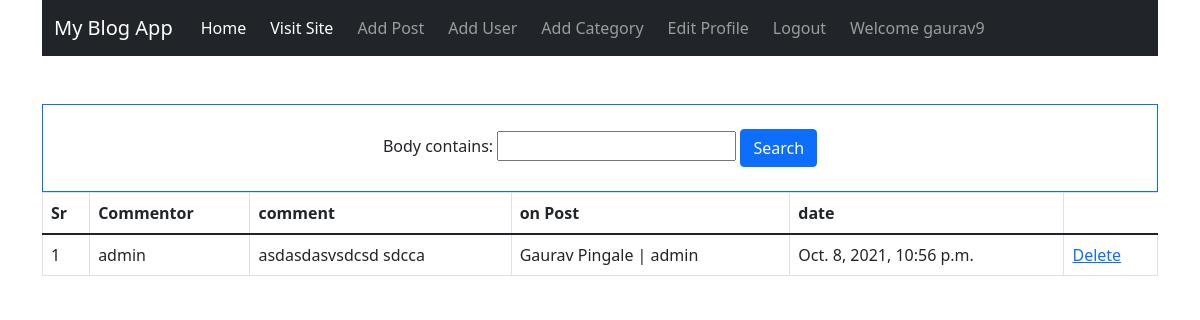
Before: /blog_admin/comments (signed in) with the older database file.
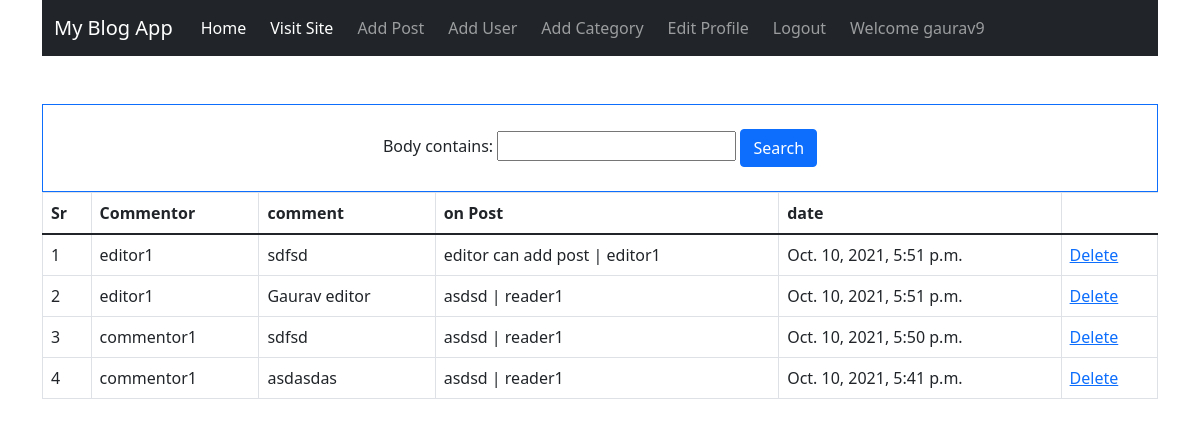
After: the same page with the newer database file.
### blogapp/models.py (models this page shows, shortened)
class Comment(models.Model):
    post = models.ForeignKey(Post,related_name='comments',on_delete=models.CASCADE)
    user = models.ForeignKey(User,related_name='comments',on_delete=models.CASCADE)
    body = models.TextField()
    date_added = models.DateTimeField(auto_now_add=True)

class Post(models.Model):
    title = models.CharField(max_length=255)
    author = models.ForeignKey(User,on_delete=models.CASCADE)
    body = models.TextField()
    publish_date = models.DateField(auto_now_add=True)
    category = models.ForeignKey(Category,on_delete=models.CASCADE)
    def __str__(self):
        return self.title +' | '+ str(self.author)

### blog_admin/views.py (the view)
# urls.py: path('comments',views.CommentsListView.as_view(),name='comments'),
class CommentsListView(IsStaffOrSuperUserMixin,ListView):
    model = Comment
    template_name = 'blog_admin/comments.html'
    ordering = ['-date_added']
    context_object_name = 'comments'
    filterset_class = CommentFilter
    def get_context_data(self,*args, **kwargs):
        myFilter = CommentFilter(self.request.GET,self.get_queryset())
        context = super().get_context_data(*args,**kwargs)
        context['categories']= Category.objects.all()
        context['myFilter']= myFilter
        context['comments']= myFilter.qs
        return context

### blog_admin/permissions.py (called while the page is built)
    def test_func(self):
        return self.request.user.is_staff or self.request.user.is_superuser

### blogapp/models.py (called while the page is built)
    def __str__(self):
        return self.name

### blog_admin/templates/blog_admin/comments.html (shortened to what this page needs)
{% extends 'blog_admin/base.html' %}
{% block content %}
<div class="text-center mt-5 border border-primary p-4 ">
  <form action="">
      {{myFilter.form}}
      <button class="btn btn-primary" type="submit">Search</button>
  </form>
</div>
<table class="table table-bordered">
  <thead>
    <tr>
      <th scope="col">Sr</th>
      <th scope="col">Commentor</th>
      <th scope="col">comment</th>
      <th scope="col">on Post</th>
      <th scope="col">date</th>
    </tr>
  </thead>
  <tbody>
    {% for comment in comments %}
    <tr>
      <td>{{forloop.counter}}</td>
      <td>{{comment.user}}</td>
      <td>{{comment.body}}</td>
      <td> {{comment.post}}</td>
      <td> {{comment.date_added}}</td>
      <td><a href="{% url 'delete_comment' comment.id %}">Delete</a></td>
    </tr>
    {% endfor %}
  </tbody>
</table>
{% endblock %}

Changed rows visible on the page:
removed Comment: user "admin", body "asdasdasvsdcsd sdcca", post "Gaurav Pingale | admin", date_added "Oct. 8, 2021, 10:56 p.m."
added Comment: user "editor1", body "sdfsd", post "editor can add post | editor1", date_added "Oct. 10, 2021, 5:51 p.m."
added Comment: user "editor1", body "Gaurav editor", post "asdsd | reader1", date_added "Oct. 10, 2021, 5:51 p.m."
added Comment: user "commentor1", body "sdfsd", post "asdsd | reader1", date_added "Oct. 10, 2021, 5:50 p.m."
added Comment: user "commentor1", body "asdasdas", post "asdsd | reader1", date_added "Oct. 10, 2021, 5:41 p.m."
